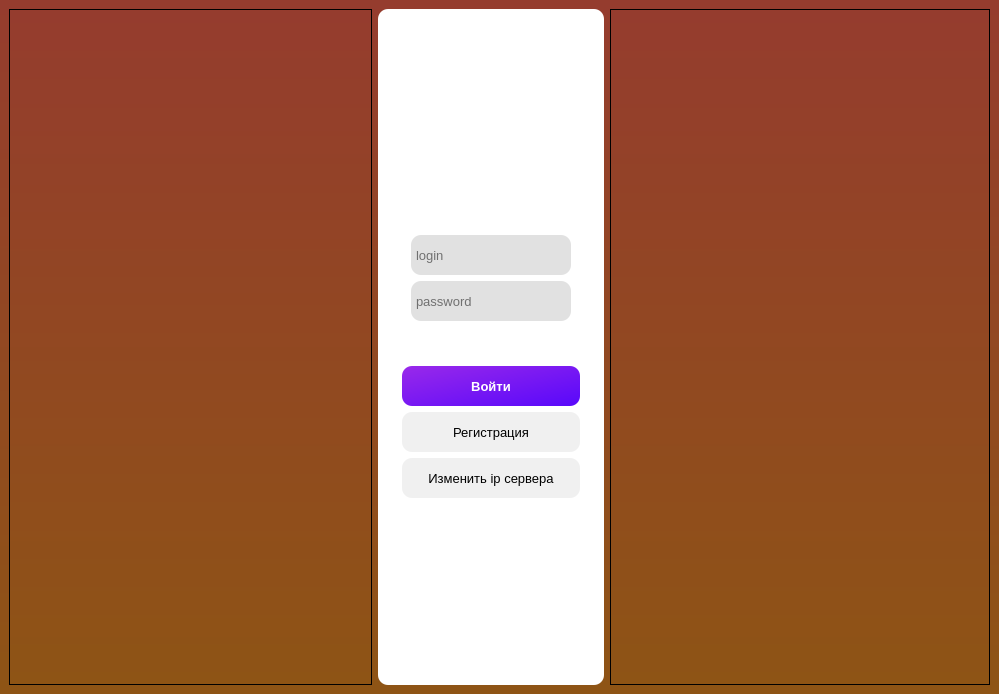
<?xml version="1.0" encoding="UTF-8"?>
<ui version="4.0">
 <class>MainWindow</class>
 <widget class="QMainWindow" name="MainWindow">
  <property name="geometry">
   <rect>
    <x>0</x>
    <y>0</y>
    <width>999</width>
    <height>694</height>
   </rect>
  </property>
  <property name="windowTitle">
   <string>MainWindow</string>
  </property>
  <widget class="QWidget" name="centralwidget">
   <property name="styleSheet">
    <string notr="true">background-color: qlineargradient(spread:pad, x1:1, y1:1, x2:1, y2:0, stop:0 rgba(142, 84, 21, 255), stop:1 rgba(149, 60, 46, 255));</string>
   </property>
   <layout class="QHBoxLayout" name="horizontalLayout_2">
    <item>
     <layout class="QHBoxLayout" name="horizontalLayout">
      <item>
       <widget class="QFrame" name="frame_2">
        <property name="frameShape">
         <enum>QFrame::StyledPanel</enum>
        </property>
        <property name="frameShadow">
         <enum>QFrame::Raised</enum>
        </property>
        <layout class="QHBoxLayout" name="horizontalLayout_4">
         <item>
          <spacer name="horizontalSpacer">
           <property name="orientation">
            <enum>Qt::Horizontal</enum>
           </property>
           <property name="sizeType">
            <enum>QSizePolicy::Fixed</enum>
           </property>
           <property name="sizeHint" stdset="0">
            <size>
             <width>303</width>
             <height>20</height>
            </size>
           </property>
          </spacer>
         </item>
         <item>
          <spacer name="horizontalSpacer_4">
           <property name="orientation">
            <enum>Qt::Horizontal</enum>
           </property>
           <property name="sizeHint" stdset="0">
            <size>
             <width>40</width>
             <height>20</height>
            </size>
           </property>
          </spacer>
         </item>
        </layout>
       </widget>
      </item>
      <item>
       <widget class="QFrame" name="frame">
        <property name="sizePolicy">
         <sizepolicy hsizetype="Preferred" vsizetype="Preferred">
          <horstretch>0</horstretch>
          <verstretch>0</verstretch>
         </sizepolicy>
        </property>
        <property name="maximumSize">
         <size>
          <width>16777215</width>
          <height>16777215</height>
         </size>
        </property>
        <property name="styleSheet">
         <string notr="true">background-color: rgb(255, 255, 255);
border-radius: 10px;
</string>
        </property>
        <property name="frameShape">
         <enum>QFrame::StyledPanel</enum>
        </property>
        <property name="frameShadow">
         <enum>QFrame::Raised</enum>
        </property>
        <layout class="QHBoxLayout" name="horizontalLayout_3">
         <item>
          <widget class="QFrame" name="frame_6">
           <property name="frameShape">
            <enum>QFrame::StyledPanel</enum>
           </property>
           <property name="frameShadow">
            <enum>QFrame::Raised</enum>
           </property>
          </widget>
         </item>
         <item>
          <widget class="QFrame" name="frame_5">
           <property name="frameShape">
            <enum>QFrame::StyledPanel</enum>
           </property>
           <property name="frameShadow">
            <enum>QFrame::Raised</enum>
           </property>
           <layout class="QVBoxLayout" name="verticalLayout">
            <item>
             <widget class="QLabel" name="label">
              <property name="font">
               <font>
                <pointsize>15</pointsize>
                <weight>75</weight>
                <bold>true</bold>
               </font>
              </property>
              <property name="styleSheet">
               <string notr="true">color: rgb(0, 0, 0);</string>
              </property>
              <property name="text">
               <string/>
              </property>
              <property name="pixmap">
               <pixmap>../../../../Desktop/Instruments packs/My works/1x/Ресурс.png</pixmap>
              </property>
              <property name="scaledContents">
               <bool>false</bool>
              </property>
              <property name="alignment">
               <set>Qt::AlignCenter</set>
              </property>
             </widget>
            </item>
            <item>
             <widget class="QFrame" name="frame_8">
              <property name="frameShape">
               <enum>QFrame::StyledPanel</enum>
              </property>
              <property name="frameShadow">
               <enum>QFrame::Raised</enum>
              </property>
              <layout class="QVBoxLayout" name="verticalLayout_2">
               <item>
                <widget class="QFrame" name="frame_11">
                 <property name="frameShape">
                  <enum>QFrame::StyledPanel</enum>
                 </property>
                 <property name="frameShadow">
                  <enum>QFrame::Raised</enum>
                 </property>
                </widget>
               </item>
               <item>
                <widget class="QLineEdit" name="login">
                 <property name="minimumSize">
                  <size>
                   <width>0</width>
                   <height>40</height>
                  </size>
                 </property>
                 <property name="font">
                  <font>
                   <pointsize>10</pointsize>
                  </font>
                 </property>
                 <property name="styleSheet">
                  <string notr="true">background-color: rgba(0, 0, 0, 30);
color: rgb(0, 0, 0);
padding-left: 3px;</string>
                 </property>
                 <property name="text">
                  <string/>
                 </property>
                 <property name="placeholderText">
                  <string>login</string>
                 </property>
                </widget>
               </item>
               <item>
                <widget class="QLineEdit" name="password">
                 <property name="minimumSize">
                  <size>
                   <width>0</width>
                   <height>40</height>
                  </size>
                 </property>
                 <property name="font">
                  <font>
                   <pointsize>10</pointsize>
                  </font>
                 </property>
                 <property name="styleSheet">
                  <string notr="true">background-color: rgba(0, 0, 0, 30);
color: rgb(0, 0, 0);
padding-left: 3px;</string>
                 </property>
                 <property name="placeholderText">
                  <string>password</string>
                 </property>
                </widget>
               </item>
               <item>
                <widget class="QFrame" name="frame_10">
                 <property name="frameShape">
                  <enum>QFrame::StyledPanel</enum>
                 </property>
                 <property name="frameShadow">
                  <enum>QFrame::Raised</enum>
                 </property>
                </widget>
               </item>
              </layout>
             </widget>
            </item>
            <item>
             <widget class="QPushButton" name="enter">
              <property name="minimumSize">
               <size>
                <width>0</width>
                <height>40</height>
               </size>
              </property>
              <property name="font">
               <font>
                <pointsize>10</pointsize>
                <weight>75</weight>
                <bold>true</bold>
               </font>
              </property>
              <property name="styleSheet">
               <string notr="true">background-color: qlineargradient(spread:pad, x1:0, y1:0, x2:1, y2:1, stop:0 rgba(153, 41, 234, 255), stop:1 rgba(88, 8, 251, 255));
color: rgb(255, 255, 255);
</string>
              </property>
              <property name="text">
               <string>Войти</string>
              </property>
             </widget>
            </item>
            <item>
             <widget class="QPushButton" name="registration">
              <property name="minimumSize">
               <size>
                <width>0</width>
                <height>40</height>
               </size>
              </property>
              <property name="font">
               <font>
                <pointsize>10</pointsize>
               </font>
              </property>
              <property name="styleSheet">
               <string notr="true">background-color: rgb(240, 240, 240);</string>
              </property>
              <property name="text">
               <string>Регистрация</string>
              </property>
             </widget>
            </item>
            <item>
             <widget class="QPushButton" name="server_config">
              <property name="minimumSize">
               <size>
                <width>0</width>
                <height>40</height>
               </size>
              </property>
              <property name="font">
               <font>
                <pointsize>10</pointsize>
               </font>
              </property>
              <property name="styleSheet">
               <string notr="true">background-color: rgb(240, 240, 240);</string>
              </property>
              <property name="text">
               <string>Изменить ip сервера</string>
              </property>
             </widget>
            </item>
            <item>
             <widget class="QFrame" name="frame_7">
              <property name="frameShape">
               <enum>QFrame::StyledPanel</enum>
              </property>
              <property name="frameShadow">
               <enum>QFrame::Raised</enum>
              </property>
             </widget>
            </item>
           </layout>
          </widget>
         </item>
         <item>
          <widget class="QFrame" name="frame_4">
           <property name="frameShape">
            <enum>QFrame::StyledPanel</enum>
           </property>
           <property name="frameShadow">
            <enum>QFrame::Raised</enum>
           </property>
          </widget>
         </item>
        </layout>
       </widget>
      </item>
      <item>
       <widget class="QFrame" name="frame_3">
        <property name="frameShape">
         <enum>QFrame::StyledPanel</enum>
        </property>
        <property name="frameShadow">
         <enum>QFrame::Raised</enum>
        </property>
        <layout class="QHBoxLayout" name="horizontalLayout_5">
         <item>
          <spacer name="horizontalSpacer_3">
           <property name="orientation">
            <enum>Qt::Horizontal</enum>
           </property>
           <property name="sizeHint" stdset="0">
            <size>
             <width>40</width>
             <height>20</height>
            </size>
           </property>
          </spacer>
         </item>
         <item>
          <spacer name="horizontalSpacer_2">
           <property name="orientation">
            <enum>Qt::Horizontal</enum>
           </property>
           <property name="sizeType">
            <enum>QSizePolicy::Fixed</enum>
           </property>
           <property name="sizeHint" stdset="0">
            <size>
             <width>320</width>
             <height>20</height>
            </size>
           </property>
          </spacer>
         </item>
        </layout>
       </widget>
      </item>
     </layout>
    </item>
   </layout>
  </widget>
 </widget>
 <resources/>
 <connections/>
</ui>
